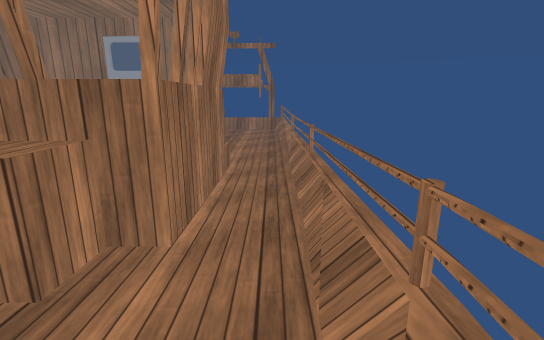
View 1 (above)

12 first-person views from a walk through a Unity game level. The camera is 1.3 m above the floor, tilts 14° down and sees 85° across. The floor is counted in squares, 0.5 m on a side. Each view is taken from the middle of a square. On the plan, view 1 faces up. The plan holds only what a view shows up to about 19 squares ahead; the rest is blank. The place goes on beyond the plan. Surface patterns are stand-ins for the level's own textures.

View 2
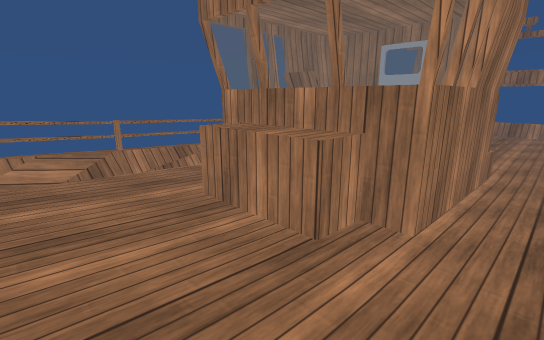

View 3
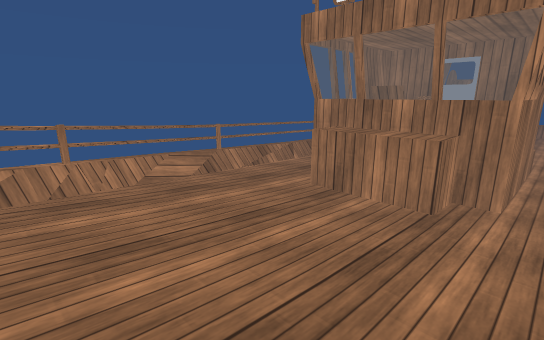

View 4
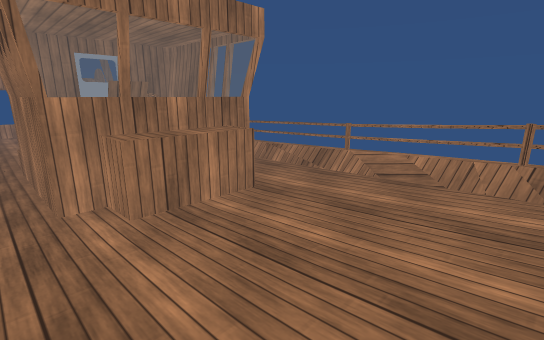

View 5
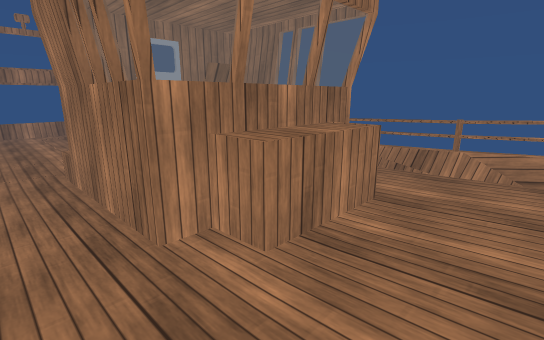

View 6
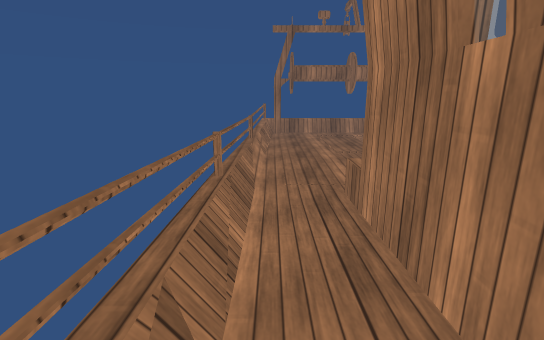

View 7
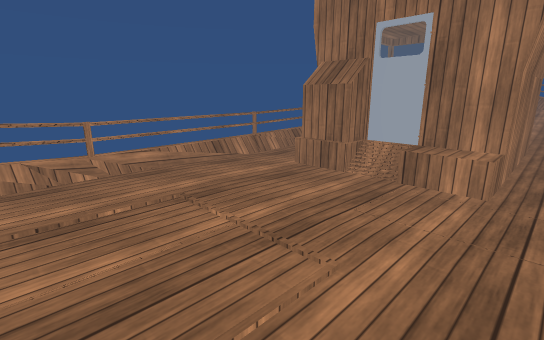

View 8
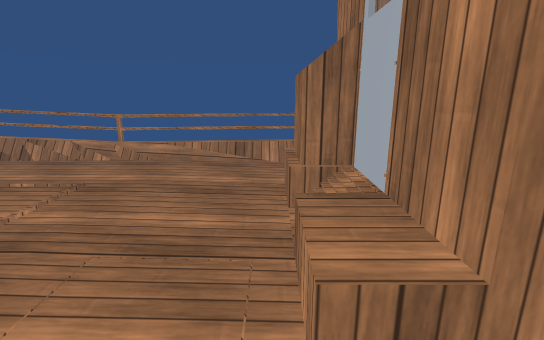

View 9
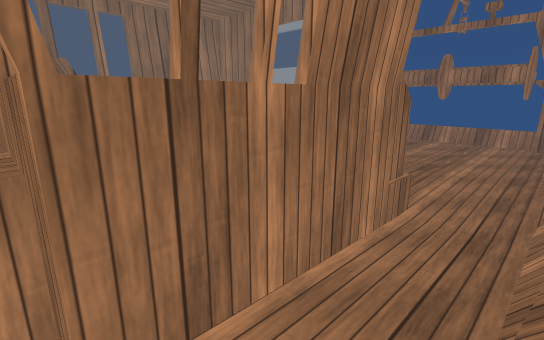

View 10
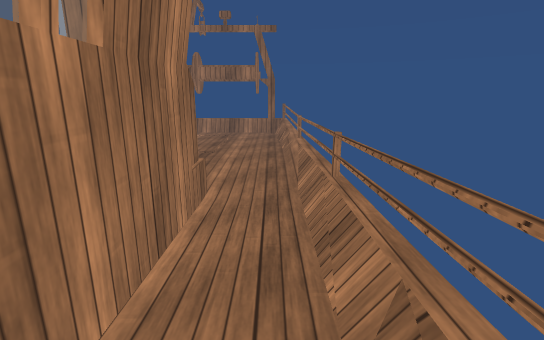

View 11
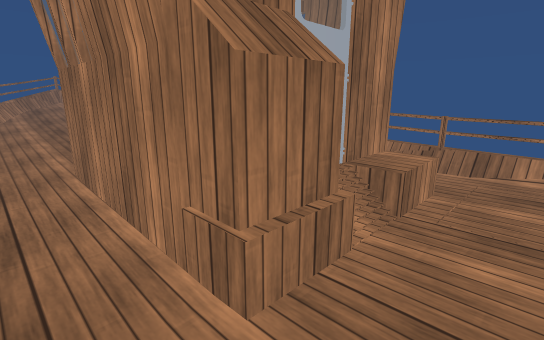

View 12
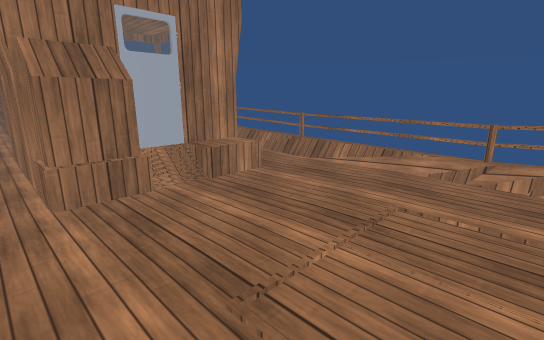

### Floor plan
Key: @ floor where view 1 was taken; # wall or solid block; x gap in a wall; . main floor; : floor 0.25 m higher than the main floor; + floor 0.5 m higher than the main floor; / step, stairs or slope; = window, fence, low wall or low ledge; ^ raised ledge.
Columns run from 13 left of view 1 to 2 right of it. Each row starts with its distance up from view 1.
 27           ..##
 26          .....
 25         ......x
 24    ...........=
 23  #............=
 22  #............
 21  =............
 20  #............
 19  =............ #
 18   ............==
 17   ............==
 16   ............=#
 15  =............=#
 14 #=../.........##
 13 #=../++//^##..##
 12 #=..########..#
 11  =..#      #..#
 10  =..#      #..#
  9  =..#      #..#
  8  =..=      #..#
  7  =..=##    #..##
  6  =..=#######..#=
  5  =..==^^^^==../
  4 #=::::^^^^^:::/=
  3 ==::::::::::::/
  2 #=::::::::::::==
  1  =::::::::::::==
  0  =:::::::::::@==
 -1  #::::::::::::=#
 -2  #:::::::::::##
 -3  ##::::::::::##
 -4  #=++++++++++=#
 -5  ##++++++++++

Where each view was taken, in squares from view 1:
view 1: 0 up, 0 right, facing up
view 2: 1 down, 0 right, facing up-left
view 3: 5 down, 1 left, facing up-left
view 4: 4 down, 10 left, facing up-right
view 5: 0 up, 11 left, facing up-right
view 6: 5 up, 11 left, facing up
view 7: 23 up, 10 left, facing down-right
view 8: 14 up, 11 left, facing right
view 9: 5 up, 1 right, facing up-left
view 10: 5 up, 0 right, facing up
view 11: 16 up, 0 right, facing down-left
view 12: 22 up, 1 left, facing down-left
